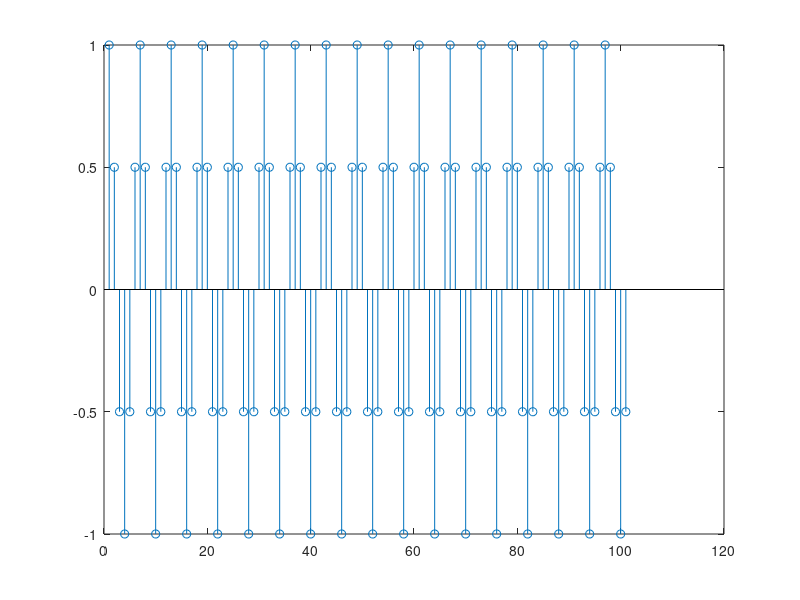
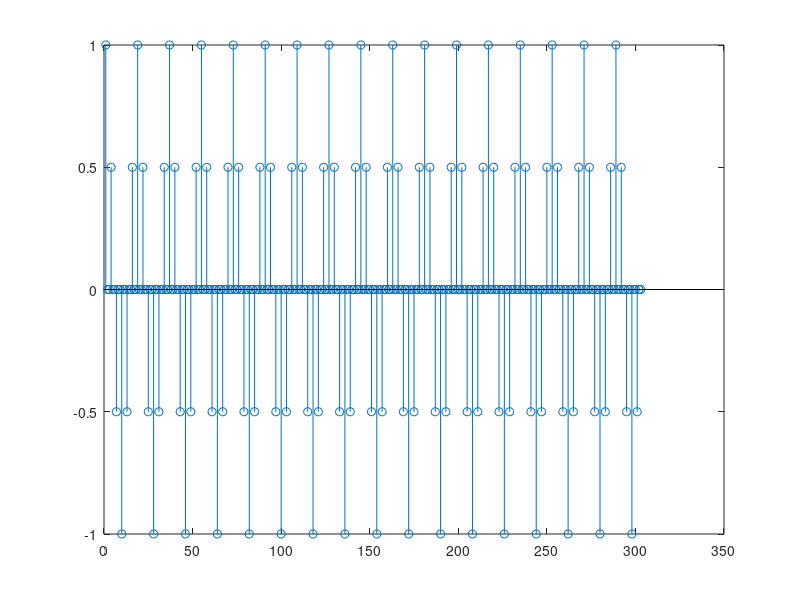
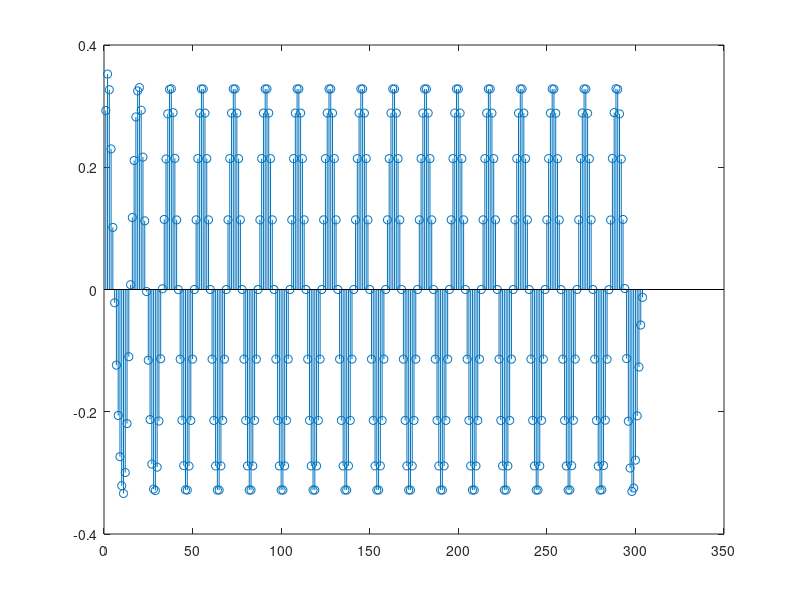
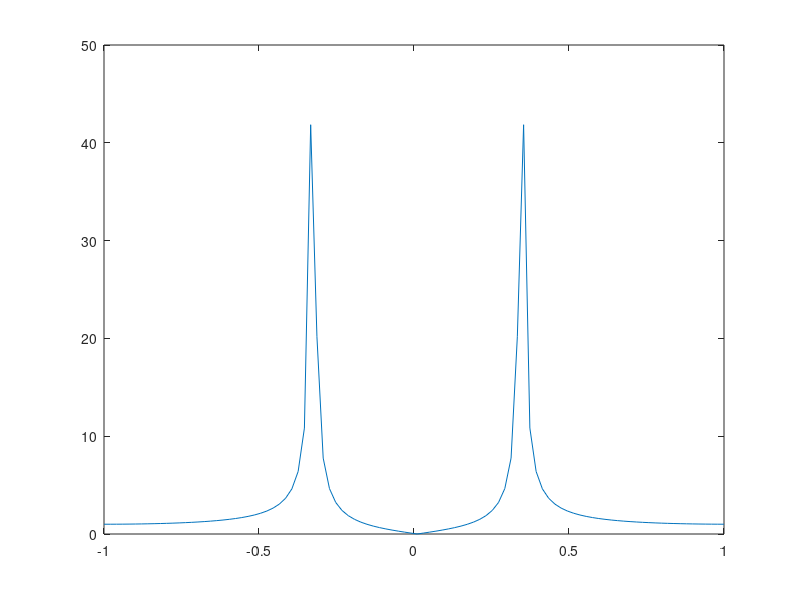

The MATLAB script that drew these images, in order:
clc;
clear all;
close all;
n=0:1:100;
M=3;
x=cos(pi*n/3);
x_up=zeros(1,length(x)*M);
x_up(1:M:end)=x;
h=fir1(101,1/M,hamming(102));
x_lpf=conv(x_up,h);
x_interp=x_lpf(51:end-50);
stem(x);
figure;
stem(x_up);
figure;
stem(x_interp);
X_f=fftshift(fft(x,100));
Xup_f=fftshift(fft(x_up,100));
Xinterp_f=fftshift(fft(x_interp,100));
xaxis=linspace(-1,1,100);
figure;
plot(xaxis,abs(X_f));
figure;
plot(xaxis,abs(Xup_f));
figure;
plot(xaxis,abs(Xinterp_f));
figure;